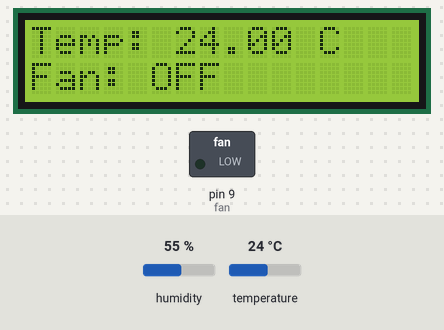
Simulated run of this sketch. Board: Arduino Uno, built with avr-gcc and run on an emulated ATmega328P. Parts: 16×2 character LCD, switched loads named in the sketch (green lamp = pin HIGH). The test bench sets the inputs (shaded band); at power-on: temperature 24 °C, humidity 55 %.

Above: at 1.2 s.
1.3 s: temperature set to 29.2 °C
At 2.9 s:
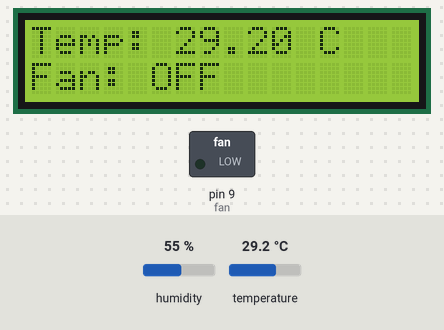
4.0 s: temperature set to 30.5 °C
At 4.8 s:
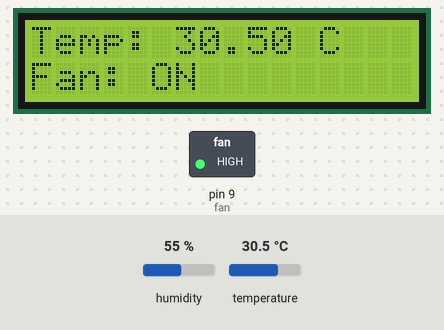
6.7 s: temperature set to 12 °C
At 8.5 s:
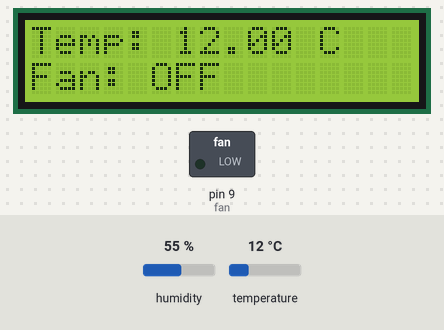
Timing chart, 0 to 10.0 s (numbered marks = the images above; inputs shaded):
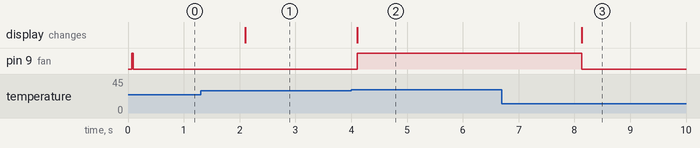

Measured:
- the behaviour switches between 30 and 30.1 °C on temperature (found by bisection; images 1 and 2)
- after the input at 1.3 s, the display: changes after 0.80 s (image 1)
- after the input at 4.0 s, pin 9 (fan): LOW → HIGH after 0.11 s; the display: changes after 0.11 s (image 2)
- after the input at 6.7 s, pin 9 (fan): HIGH → LOW after 1.4 s; the display: changes after 1.4 s (image 3)

The sketch:

arduino-zavrsni.ino
```cpp
#include <LiquidCrystal_I2C.h>
#include <DHT.h>
LiquidCrystal_I2C lcd(0x27, 16, 2);
int DHTPIN = 2;
int DHTTYPE = DHT22;
DHT dht(DHTPIN, DHTTYPE);
float temp;
int fan = 9;

void setup(){
  lcd.init();
  lcd.backlight();
  dht.begin();
  Serial.begin(9600);
  analogWrite(fan, 255);
}

void loop(){
  temp = dht.readTemperature();
  lcd.setCursor(0, 0);
  lcd.print("Temp: ");
  lcd.print(temp);
  lcd.print(" C");
  lcd.setCursor(0, 1);
  if(temp > 30) {
    lcd.print("Fan: ON ");
  } else {
    lcd.print("Fan: OFF");
  }

  if(temp > 30) {
      analogWrite(fan, 255);
    } else {
      analogWrite(fan, 0);
    }
}
```
